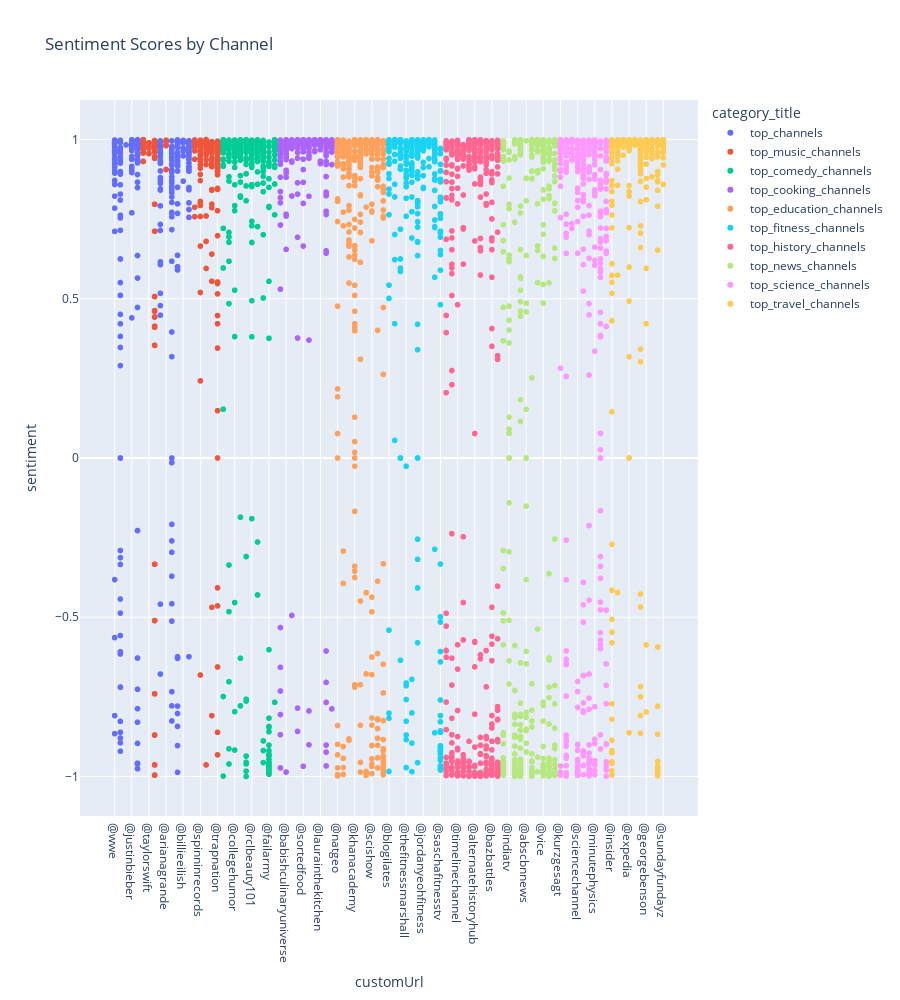

Notebook source saved alongside this figure:
### Code cell
# use plotly to plot the sentiment scores where category is top_channels by channel customUrl
import plotly.express as px
fig = px.scatter(merged_df, x='customUrl', y='sentiment', color='category_title', title='Sentiment Scores by Channel')
# increase height of chart
fig.update_layout(height=1000)

fig.show()

### Figure 1 — Plotly figure (JSON) as saved in the notebook; plotly's stock layout.template omitted (floating-point values rounded to 4 significant figures; data arrays with more than 128 entries replaced by an {"elided": "..."} marker saying what was removed)
{"data": [{"hovertemplate": "category_title=top_channels<br>customUrl=%{x}<br>sentiment=%{y}<extra></extra>", "legendgroup": "top_channels", "marker": {"color": "#636efa", "symbol": "circle"}, "mode": "markers", "name": "top_channels", "showlegend": true, "type": "scattergl", "x": {"elided": "566 str values"}, "xaxis": "x", "y": {"elided": "566 float values"}, "yaxis": "y"}, {"hovertemplate": "category_title=top_music_channels<br>customUrl=%{x}<br>sentiment=%{y}<extra></extra>", "legendgroup": "top_music_channels", "marker": {"color": "#EF553B", "symbol": "circle"}, "mode": "markers", "name": "top_music_channels", "showlegend": true, "type": "scattergl", "x": {"elided": "384 str values"}, "xaxis": "x", "y": {"elided": "384 float values"}, "yaxis": "y"}, {"hovertemplate": "category_title=top_comedy_channels<br>customUrl=%{x}<br>sentiment=%{y}<extra></extra>", "legendgroup": "top_comedy_channels", "marker": {"color": "#00cc96", "symbol": "circle"}, "mode": "markers", "name": "top_comedy_channels", "showlegend": true, "type": "scattergl", "x": {"elided": "491 str values"}, "xaxis": "x", "y": {"elided": "491 float values"}, "yaxis": "y"}, {"hovertemplate": "category_title=top_cooking_channels<br>customUrl=%{x}<br>sentiment=%{y}<extra></extra>", "legendgroup": "top_cooking_channels", "marker": {"color": "#ab63fa", "symbol": "circle"}, "mode": "markers", "name": "top_cooking_channels", "showlegend": true, "type": "scattergl", "x": {"elided": "488 str values"}, "xaxis": "x", "y": {"elided": "488 float values"}, "yaxis": "y"}, {"hovertemplate": "category_title=top_education_channels<br>customUrl=%{x}<br>sentiment=%{y}<extra></extra>", "legendgroup": "top_education_channels", "marker": {"color": "#FFA15A", "symbol": "circle"}, "mode": "markers", "name": "top_education_channels", "showlegend": true, "type": "scattergl", "x": {"elided": "491 str values"}, "xaxis": "x", "y": {"elided": "491 float values"}, "yaxis": "y"}, {"hovertemplate": "category_title=top_fitness_channels<br>customUrl=%{x}<br>sentiment=%{y}<extra></extra>", "legendgroup": "top_fitness_channels", "marker": {"color": "#19d3f3", "symbol": "circle"}, "mode": "markers", "name": "top_fitness_channels", "showlegend": true, "type": "scattergl", "x": {"elided": "497 str values"}, "xaxis": "x", "y": {"elided": "497 float values"}, "yaxis": "y"}, {"hovertemplate": "category_title=top_history_channels<br>customUrl=%{x}<br>sentiment=%{y}<extra></extra>", "legendgroup": "top_history_channels", "marker": {"color": "#FF6692", "symbol": "circle"}, "mode": "markers", "name": "top_history_channels", "showlegend": true, "type": "scattergl", "x": {"elided": "478 str values"}, "xaxis": "x", "y": {"elided": "478 float values"}, "yaxis": "y"}, {"hovertemplate": "category_title=top_news_channels<br>customUrl=%{x}<br>sentiment=%{y}<extra></extra>", "legendgroup": "top_news_channels", "marker": {"color": "#B6E880", "symbol": "circle"}, "mode": "markers", "name": "top_news_channels", "showlegend": true, "type": "scattergl", "x": {"elided": "461 str values"}, "xaxis": "x", "y": {"elided": "461 float values"}, "yaxis": "y"}, {"hovertemplate": "category_title=top_science_channels<br>customUrl=%{x}<br>sentiment=%{y}<extra></extra>", "legendgroup": "top_science_channels", "marker": {"color": "#FF97FF", "symbol": "circle"}, "mode": "markers", "name": "top_science_channels", "showlegend": true, "type": "scattergl", "x": {"elided": "450 str values"}, "xaxis": "x", "y": {"elided": "450 float values"}, "yaxis": "y"}, {"hovertemplate": "category_title=top_travel_channels<br>customUrl=%{x}<br>sentiment=%{y}<extra></extra>", "legendgroup": "top_travel_channels", "marker": {"color": "#FECB52", "symbol": "circle"}, "mode": "markers", "name": "top_travel_channels", "showlegend": true, "type": "scattergl", "x": {"elided": "495 str values"}, "xaxis": "x", "y": {"elided": "495 float values"}, "yaxis": "y"}], "layout": {"height": 1000, "legend": {"title": {"text": "category_title"}, "tracegroupgap": 0}, "title": {"text": "Sentiment Scores by Channel"}, "xaxis": {"anchor": "y", "domain": [0, 1], "title": {"text": "customUrl"}}, "yaxis": {"anchor": "x", "domain": [0, 1], "title": {"text": "sentiment"}}}}
